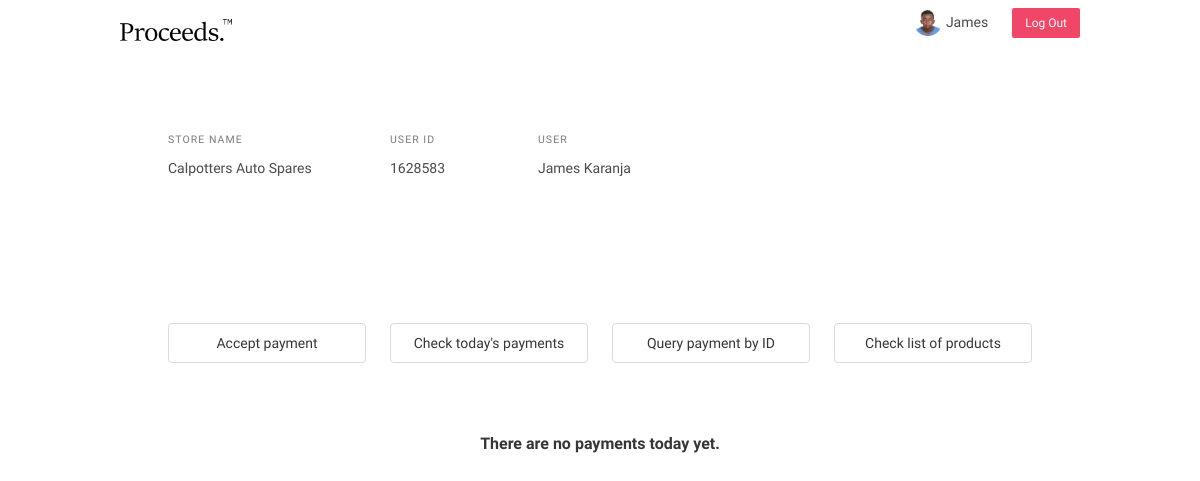
Before: /payments-today (signed in) with the older database file.
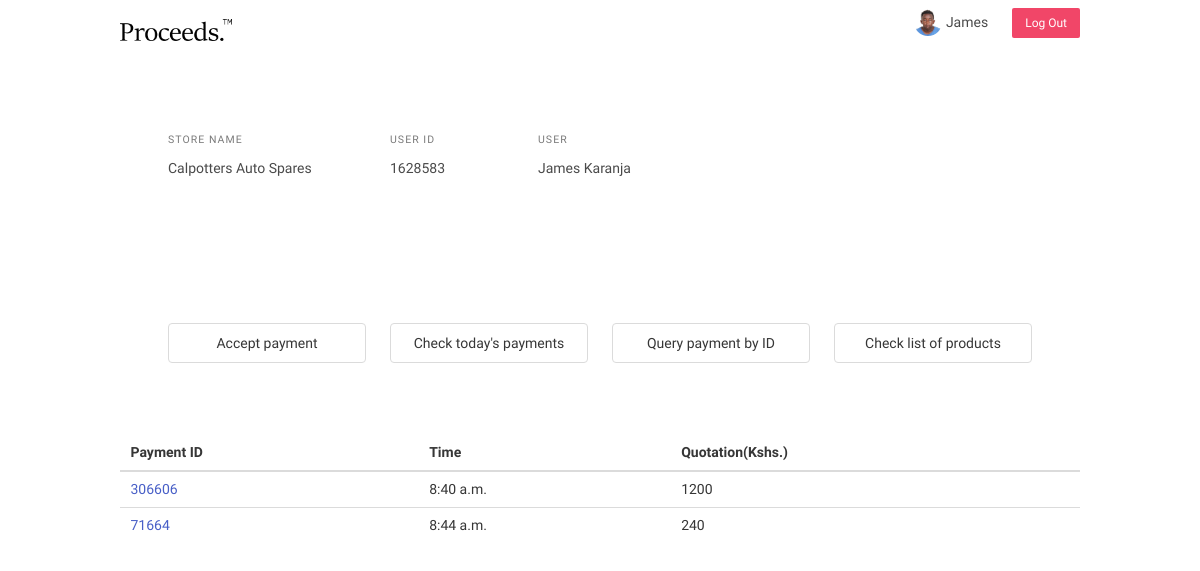
After: the same page with the newer database file.
### core/models.py (models this page shows, shortened)
class Payment(models.Model):
    payment_id = models.IntegerField(unique=True)
    authorized_by = models.ForeignKey(User, on_delete=models.DO_NOTHING)
    confirmed = models.BooleanField(default=False)
    date_created = models.DateTimeField(auto_now_add=True)
    def total_price(self):
        total = 0
        for item in self.paymentitem_set.all():
            total = item.total_price() + total
        return total

class PaymentItem(models.Model):
    product = models.ForeignKey(Product, related_name='paymentitem', on_delete=models.DO_NOTHING)
    count = models.IntegerField()
    payment = models.ForeignKey(Payment, on_delete=models.CASCADE, null=True)
    date_created = models.DateTimeField(auto_now_add=True)
    def total_price(self):
        total_price = self.product.product_price * self.count
        return total_price

class Product(models.Model):
    product_name = models.CharField(max_length=50)
    product_price = models.IntegerField(null=True)
    product_id = models.IntegerField(unique=True)

### core/views.py (the view)
# urls.py: path('payments-today', Dashboard.checktodayspayments, name='payments-today'),
    @login_required()
    def checktodayspayments(request):
        todayspayments = Payment.objects.filter(date_created__date = datetime.date.today())
        context = {
            'todayspayments' : todayspayments,
        }
        return render(request, 'core/paymentstoday.html', context)

### core/templates/core/paymentstoday.html (shortened to what this page needs)
{% extends 'core/base.html' %}
{% block content %}
{% if payment %}
<div class="container">
  <div class="columns">
    <div class="column is-4 is-offset-4">
        <center><div class="menu-label">PAYMENT ID</div></center>
        <center><small>{{ payment.payment_id }}</small></center>
        <br>
        <center><div class="menu-label">CREATED AT</div></center>
        <center><small>{{ payment.date_created }}</small></center>
        <br><br>
    </div>
    <div class="column">
      <div class="container">
        <div class="menu-label">Total amount</div>
        <p>Kshs. {{ payment.total_price }}</p>
      </div>
    </div>
  </div>
  </div>
  <section>
      <div class="columns">
        <div class="column is-8 is-offset-2">
          {% if items %}
          <table class="table" id="dashboard-table">
              <thead>
                <tr>
                  <th>Product ID</th>
                  <th>Product name</th>
                  <th>Count</th>
                  <th>Total(Kshs.)</th>
                </tr>
              </thead>
              <tbody>
                  {% for item in items %}
                  <tr>
                      <td>{{ item.product.product_id }}</td>
                      <td>{{ item.product.product_name }}</td>
                      <td>{{ item.count }}</td>
                      <td>{{ item.total_price }}</td>
                  </tr>
                  {% endfor %}
              </tbody>
          </table>
          {% endif %}
        </div>
      </div>
  </section>
</div>
{% else %}
{% if todayspayments  %}
<table class="table" id="dashboard-table">
  <thead>
    <tr>
      <th>Payment ID</th>
      <th>Time</th>
      <th>Quotation(Kshs.)</th>
    </tr>
  </thead>
  <tbody>
      {% for payment in todayspayments %}
        <tr>
          <td><a href="{% url 'paymentview' payment.payment_id %}">{{ payment.payment_id }}</a></td>
          <td>{{ payment.date_created.time }}</td>
          <td>{{ payment.total_price }}</td>
        </tr>
      {% endfor %}
  </tbody>
</table>
{% else %}
<center><p class="title is-6">There are no payments today yet.</p></center>
{% endif %}
{% endif %}
</div>
{% endblock content %}

### core/templates/core/base.html (shortened to what this page needs)
{% load static %}
{% load i18n %}
<!DOCTYPE html>
<html>
    <head>
        <link rel="stylesheet" href="https://cdnjs.cloudflare.com/ajax/libs/bulma/0.9.4/css/bulma.min.css">
        <link rel="stylesheet" href="{% static 'css/styles.css' %}">
        <link rel="stylesheet" href="https://cdnjs.cloudflare.com/ajax/libs/font-awesome/6.2.1/css/fontawesome.min.css">
    </head>
    <body>
        <div class="container">
            <nav class="navbar" role="navigation" aria-label="main navigation">
              <div class="navbar-brand">
                <a class="navbar-item" href="{% url 'dashboard' %}">
                  <img src="{% static 'images/logo.png' %}" width="112" height="28">
                </a>
              </div>
              <div id="navbarBasicExample" class="navbar-menu">
                <div class="navbar-end">
                  <div class="navbar-item">
                      <div class="buttons">
                        <img src="{% static 'images/profile.jpg' %}" class="nav-profile">
                        &nbsp<p><small>{{ request.user.username }}</small</p>
                      </div>
                  </div>
                  <div class="navbar-item">
                    <div class="buttons">
                      <a class="button is-danger is-small" href="{% url 'logout' %}">
                        Log Out
                      </a>
                    </div>
                  </div>
                </div>
              </div>
            </nav>
            <br>
            <section class="section">
              <div class="columns">
                <div class="column is-3">
                  <div class="menu-label">Store Name</div>
                  <p>Calpotters Auto Spares</p>
                </div>
                <div class="column is-2">
                  <div class="menu-label">User ID</div>
                  <p>1628583</p>
                </div>
                <div class="column is-2">
                  <div class="menu-label">User</div>
                  <p>James Karanja</p>
                </div>
              </div>
            </section>
            <br><br>
            <section class="section">
              <div class="container">
              <div class="columns">
                <div class="column is-3">
                  <a class="button is-outlined" id="base-btn" href="{% url 'enterpayment' %}"><small>Accept payment</small></a>
                </div>
                <div class="column is-3">
                  <a class="button is-outlined" id="base-btn" href="{% url 'payments-today' %}"><small>Check today's payments</small></a>
                </div>
                <div class="column is-3">
                  <a class="button is-outlined" id="base-btn" href="{% url 'querypaymentbyid' %}"><small>Query payment by ID</small></a>
                </div>
                <div class="column is-3">
                  <a class="button is-outlined" id="base-btn" href="{% url 'products' %}"><small>Check list of products</small></a>
                </div>
              </div>
            </div>
            </section>
            <br>
            <section>
              {% block content %}{% endblock content %}
    </body>
</html>

### core/static/css/styles.css (style rules this page uses)
* { font-family: 'Fira Sans', sans-serif; }
.nav-profile { border-radius: 100%; }
#base-btn { width: 100%; }
#dashboard-table { width: 100%; }

Changed rows visible on the page:
added Payment: payment_id "306606", date_created.time "8:40 a.m.", total_price "1200"
added Payment: payment_id "71664", date_created.time "8:44 a.m.", total_price "240"
Other visible differences:
text no longer shown: "There are no payments today yet."
text now shown: "Payment ID Time Quotation(Kshs.)"
